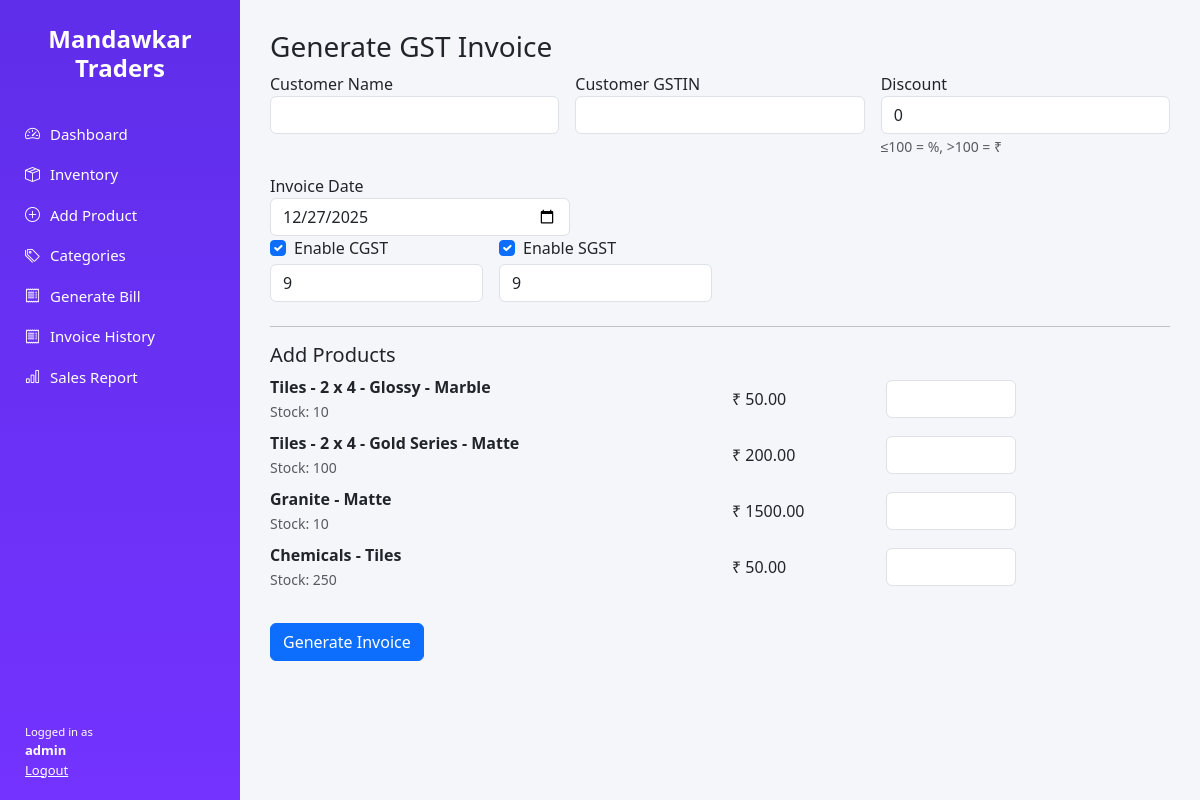
Before: /invoice (signed in) with the older database file.
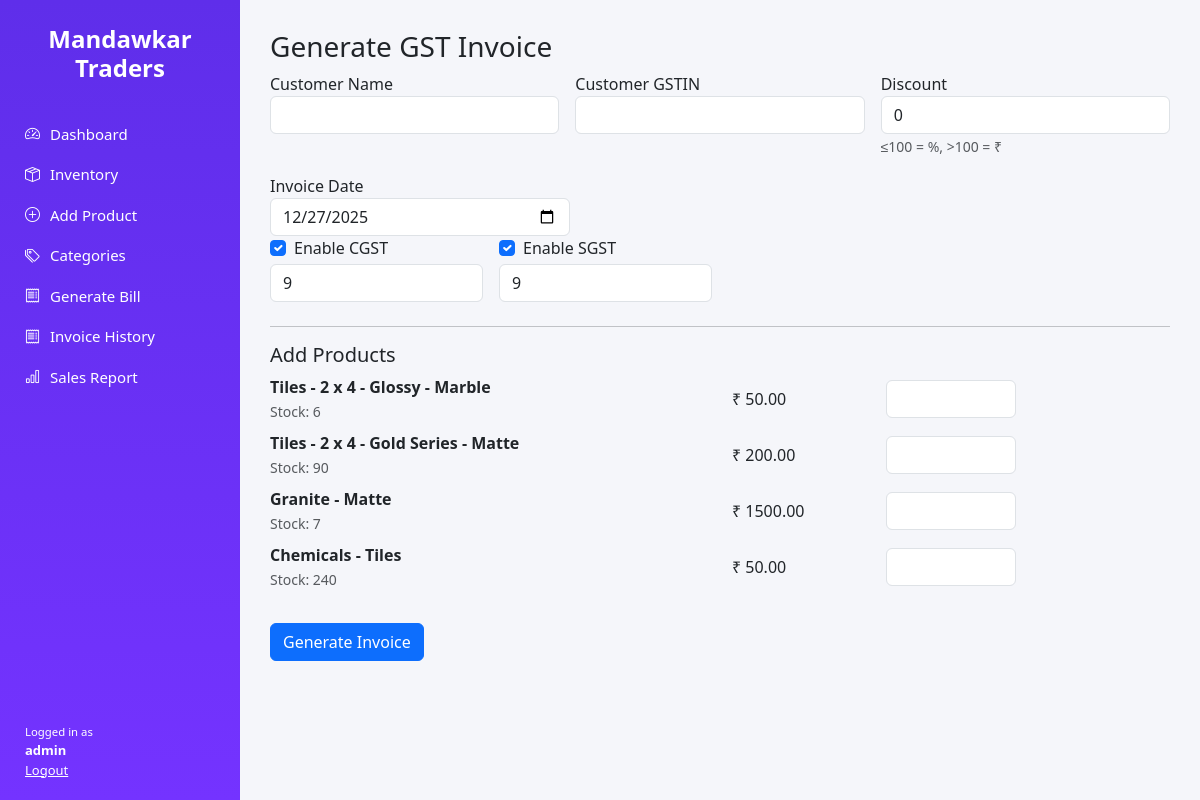
After: the same page with the newer database file.
### tables this page shows
CREATE TABLE products (
            id INTEGER PRIMARY KEY AUTOINCREMENT,
            category TEXT NOT NULL,
            size TEXT,
            type TEXT,
            variant TEXT,
            pattern TEXT,
            quantity INTEGER NOT NULL,
            threshold INTEGER NOT NULL DEFAULT 10,
            price REAL NOT NULL,
            last_updated TEXT NOT NULL
        );

### app.py (the view, shortened to what this page needs)
@app.route("/invoice", methods=["GET", "POST"])
@login_required("admin")
def create_invoice():
    conn = get_connection()
    cursor = conn.cursor()
    cursor.execute("SELECT * FROM products")
    products = cursor.fetchall()
    conn.close()
    return render_template(
    "create_invoice.html",
    products=products,
    today=datetime.now().strftime("%Y-%m-%d")
)

### app.py (called while the page is built)
def login_required(role=None):
    def decorator(func):
        @wraps(func)
        def wrapper(*args, **kwargs):
            if "user" not in session:
                return redirect(url_for("login"))
            if role and session.get("role") != role:
                return "Access Denied", 403
            return func(*args, **kwargs)
        return wrapper
    return decorator

### utils/db.py (called while the page is built)
def get_connection():
    return sqlite3.connect(DB_NAME)

### templates/create_invoice.html
{% extends "base.html" %}
{% block content %}
<h3>Generate GST Invoice</h3>
<form method="POST">
  <div class="row g-3 mb-3">
    <div class="col-md-4">
      <label>Customer Name</label>
      <input name="customer_name" class="form-control" required>
    </div>
    <div class="col-md-4">
      <label>Customer GSTIN</label>
      <input name="customer_gstin" class="form-control">
    </div>
    <div class="col-md-4">
      <label>Discount</label>
      <input name="discount" type="number" step="0.01" value="0" class="form-control">
      <small class="text-muted">≤100 = %, >100 = ₹</small>
    </div>
  </div>
    <div class="col-md-4">
  <label>Invoice Date</label>
  <input type="date"
         name="invoice_date"
         value="{{ today }}"
         class="form-control"
         required>
</div>
  <div class="row g-3 mb-4">
    <div class="col-md-3">
      <div class="form-check">
        <input class="form-check-input" type="checkbox" name="enable_cgst" checked>
        <label class="form-check-label">Enable CGST</label>
      </div>
      <input name="cgst_percent" type="number" step="0.01" value="9" class="form-control mt-1">
    </div>
    <div class="col-md-3">
      <div class="form-check">
        <input class="form-check-input" type="checkbox" name="enable_sgst" checked>
        <label class="form-check-label">Enable SGST</label>
      </div>
      <input name="sgst_percent" type="number" step="0.01" value="9" class="form-control mt-1">
    </div>
  </div>
  <hr>
  <h5>Add Products</h5>
  {% for p in products %}
  <div class="row align-items-center mb-2">
    <div class="col-md-6">
      <strong>
        {{ p[1] }}
        {% if p[2] %} - {{ p[2] }}{% endif %}
        {% if p[3] %} - {{ p[3] }}{% endif %}
        {% if p[5] %} - {{ p[5] }}
        {% elif p[4] %} - {{ p[4] }}
        {% endif %}
      </strong>
      <br>
      <small class="text-muted">Stock: {{ p[6] }}</small>
    </div>
    <div class="col-md-2">
      ₹ {{ "%.2f"|format(p[8]) }}
    </div>
    <div class="col-md-2">
      <input type="number"
             name="qty_{{ p[0] }}"
             min="0"
             max="{{ p[6] }}"
             class="form-control">
    </div>
  </div>
  {% endfor %}
  <button class="btn btn-primary mt-4">
    Generate Invoice
  </button>
</form>
{% endblock %}

Changed rows visible on the page:
changed products "Glossy": quantity "10" → "6"
changed products "Gold Series": quantity "100" → "90"
changed products "Granite": quantity "10" → "7"
changed products "Chemicals": quantity "250" → "240"
